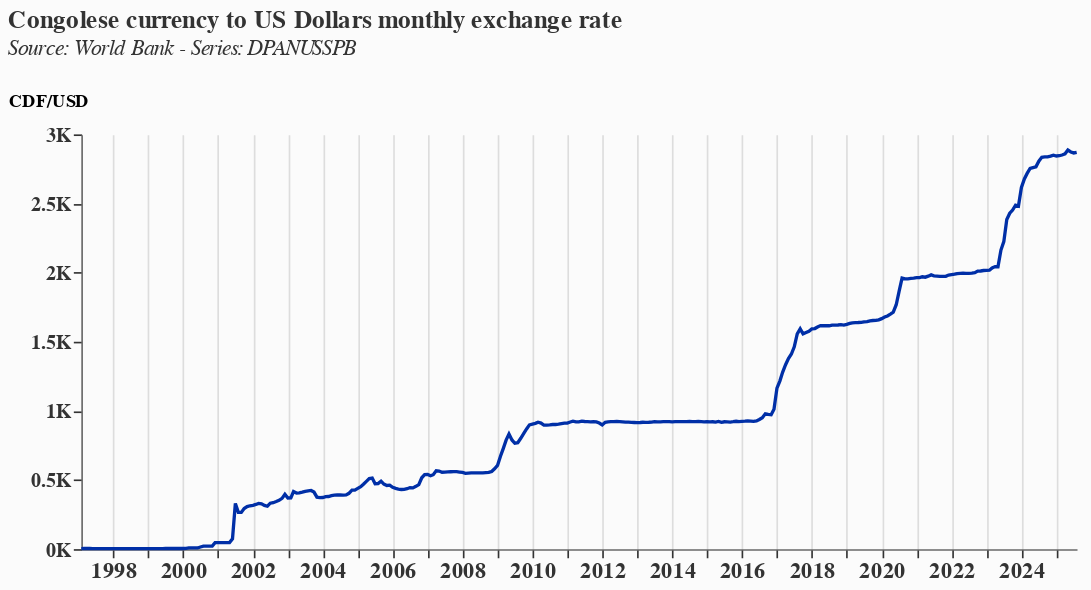

Notebook code cell kept with this figure:
### Code cell
# Base chart without configuration
base = alt.Chart(kinshasa).encode(
    x=alt.X('date:T',
            title=None,
            axis=alt.Axis(
                format='%Y',
                tickCount='year',
                labelAngle=0,
                domainColor="dimgrey",
                labelColor="#333333",
                tickColor="#333333",
                labelFontWeight="bold",
                labelFontSize=13
            ))
)

# Line layer
line = base.mark_line(
    color="#002fa7",
    strokeWidth=2,
    opacity=1,
    point=False
).encode(
    y=alt.Y('DPANUSSPB:Q',
            title='CDF/USD',
            axis=alt.Axis(
                labelExpr="datum.value / 1000 + 'K'",
                grid=False,
                domainColor="dimgrey",
                labelColor="#333333",
                tickColor="#333333",
                labelFontWeight="bold",
                labelFontSize=12,
                titleAngle=0,
                titleY=-15,
                titleX=-20
            )),
    tooltip=[
        alt.Tooltip('date:T', title='Date', format='%B %Y'),
        alt.Tooltip('DPANUSSPB:Q', title='Exchange Rate (CDF/USD)', format=',.0f')
    ]
)

# Combine layers and apply configuration to the final chart
final_chart = line.properties(
    title=alt.TitleParams(
        text="Congolese currency to US Dollars monthly exchange rate",
        fontSize=15,
        subtitle=["Source: World Bank - Series: DPANUSSPB", ""],
        subtitleFontStyle="italic",
        subtitleFontSize=13,
        anchor="start",
        color="#333333",
        subtitleColor="#333333",
        font="Newcastle Basic Clean, Arial, sans-serif"
    ),
    width=600,
    height=250
).configure(
    background="#fbfbfb",
    view=alt.ViewConfig(stroke="transparent"),
    font="Newcastle Basic Clean, Arial, sans-serif"
)

final_chart

### Figure 1 — Vega-Lite specification as saved in the notebook (floating-point values rounded to 4 significant figures; data arrays with more than 128 entries replaced by an {"elided": "..."} marker saying what was removed)
{"config": {"view": {"continuousWidth": 300, "continuousHeight": 300, "stroke": "transparent"}, "background": "#fbfbfb", "font": "Newcastle Basic Clean, Arial, sans-serif"}, "data": {"name": "data-e2b2c23a30783ad7edea4fb8192fb78a"}, "mark": {"type": "line", "color": "#002fa7", "opacity": 1, "point": false, "strokeWidth": 2}, "encoding": {"tooltip": [{"field": "date", "format": "%B %Y", "title": "Date", "type": "temporal"}, {"field": "DPANUSSPB", "format": ",.0f", "title": "Exchange Rate (CDF/USD)", "type": "quantitative"}], "x": {"axis": {"domainColor": "dimgrey", "format": "%Y", "labelAngle": 0, "labelColor": "#333333", "labelFontSize": 13, "labelFontWeight": "bold", "tickColor": "#333333", "tickCount": "year"}, "field": "date", "title": null, "type": "temporal"}, "y": {"axis": {"domainColor": "dimgrey", "grid": false, "labelColor": "#333333", "labelExpr": "datum.value / 1000 + 'K'", "labelFontSize": 12, "labelFontWeight": "bold", "tickColor": "#333333", "titleAngle": 0, "titleX": -20, "titleY": -15}, "field": "DPANUSSPB", "title": "CDF/USD", "type": "quantitative"}}, "height": 250, "title": {"text": "Congolese currency to US Dollars monthly exchange rate", "anchor": "start", "color": "#333333", "font": "Newcastle Basic Clean, Arial, sans-serif", "fontSize": 15, "subtitle": ["Source: World Bank - Series: DPANUSSPB", ""], "subtitleColor": "#333333", "subtitleFontSize": 13, "subtitleFontStyle": "italic"}, "width": 600, "$schema": "https://vega.github.io/schema/vega-lite/v5.20.1.json", "datasets": {"data-e2b2c23a30783ad7edea4fb8192fb78a": {"elided": "343 records"}}}
